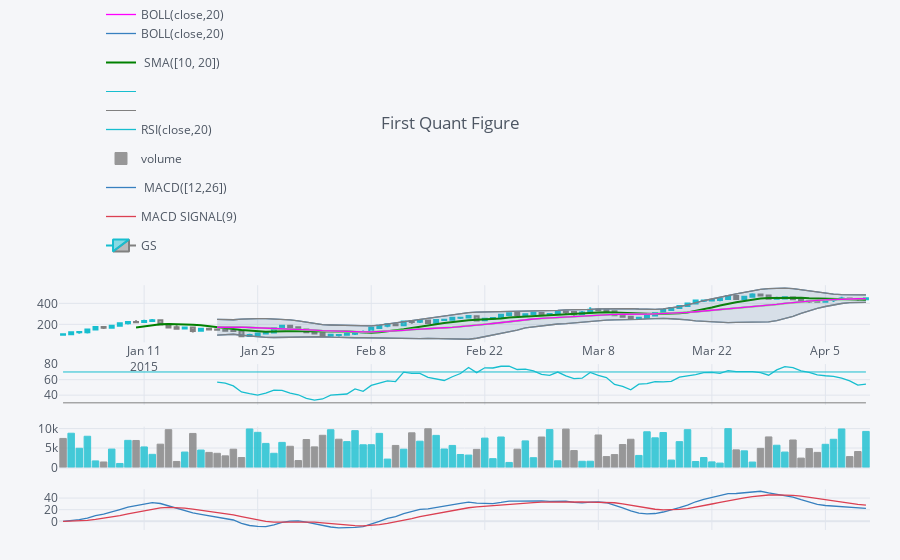

Source (notebook cell):
### Code cell
qf.add_sma([10,20],width=2,color=['green','lightgreen'],legendgroup=True)
qf.add_rsi(periods=20,color='java')
qf.add_bollinger_bands(periods=20,boll_std=2,colors=['magenta','grey'],fill=True)
qf.add_volume()
qf.add_macd()
qf.iplot()
